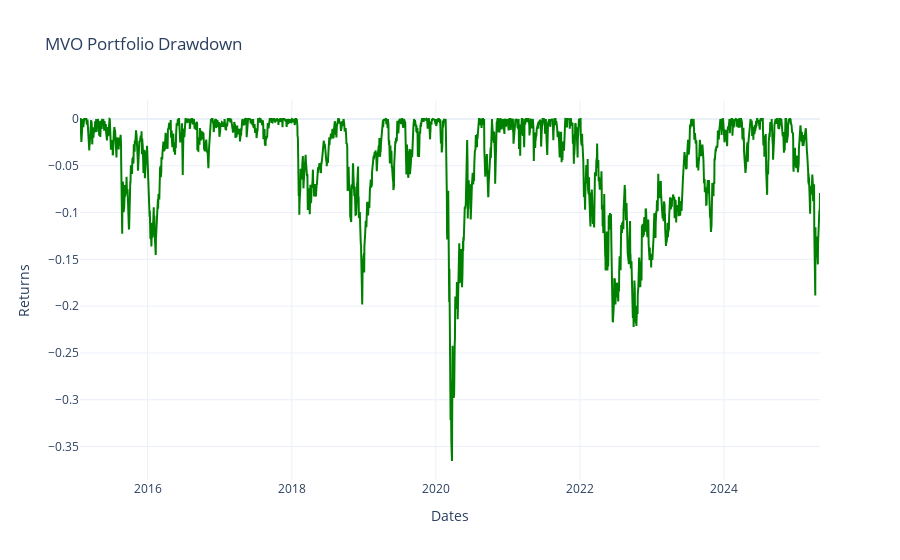

Source (notebook cell):
### Code cell
plot_drawdown_chart(portfolio_df = MVO_performance_df, 
                    chart_title = f"MVO Portfolio Drawdown")

### Figure 1 — Plotly figure (JSON) as saved in the notebook; plotly's stock layout.template omitted (floating-point values rounded to 4 significant figures; data arrays with more than 128 entries replaced by an {"elided": "..."} marker saying what was removed)
{"data": [{"line": {"color": "green"}, "mode": "lines", "name": "MVO Portfolio Drawdown", "type": "scatter", "x": {"elided": "2585 str values"}, "y": {"elided": "2585 float values"}}], "layout": {"legend": {"bordercolor": "Black", "borderwidth": 1, "x": 0.01, "y": 0.99}, "title": {"text": "MVO Portfolio Drawdown"}, "xaxis": {"anchor": "y", "domain": [0, 1], "title": {"text": "Dates"}}, "yaxis": {"anchor": "x", "domain": [0, 1], "title": {"text": "Returns"}}}}
